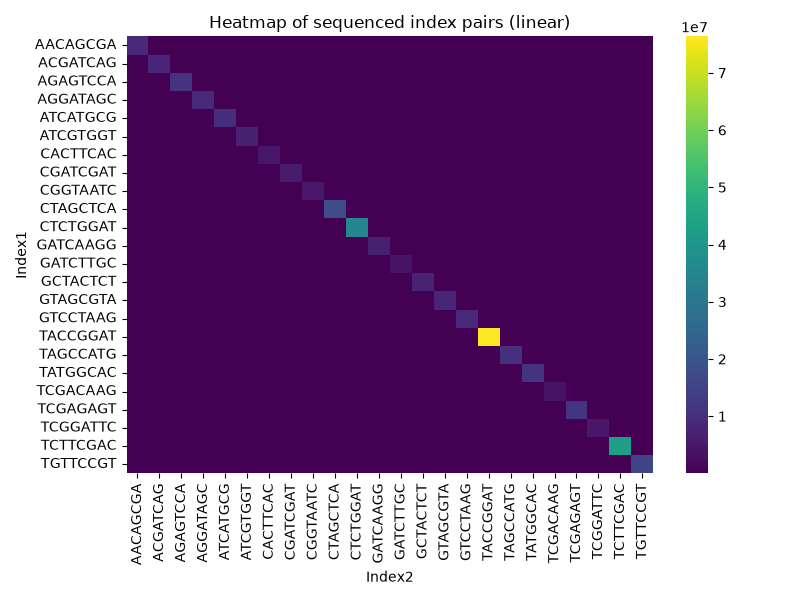

Write the Python code that produced this figure.
#!/usr/bin/env python

import pandas as pd
import matplotlib
import matplotlib.pyplot as plt
import seaborn as sns

# Generate dataframe from counts.txt

df = pd.read_csv('/scratch/bgmp/abangs/demux/counts.txt', sep='\t')
df[["Index1","Index2"]] = df["Barcode"].str.split('-', n=1, expand=True)

# Convert dataframe to array, with Indexes as row and column labels

pt = df.pivot_table(index='Index1',columns='Index2',values='Count',fill_value=0)

# Plot arrays on heatmaps

plt.figure(figsize=(8, 6))
sns.heatmap(pt, cmap = "viridis")
plt.title("Heatmap of sequenced index pairs (linear)")
plt.tight_layout()
plt.savefig("./outputs/heatmap")

plt.figure(figsize=(8, 6))
sns.heatmap(pt, norm=matplotlib.colors.LogNorm(), cmap = "viridis")
plt.title("Heatmap of sequenced index pairs (log10 scale)")
plt.tight_layout()
plt.savefig("./outputs/heatmap_logscale")
